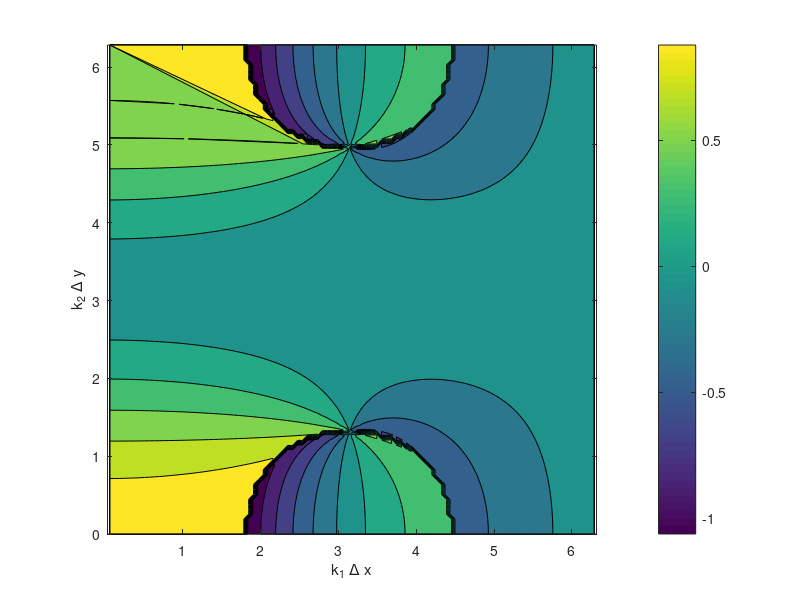
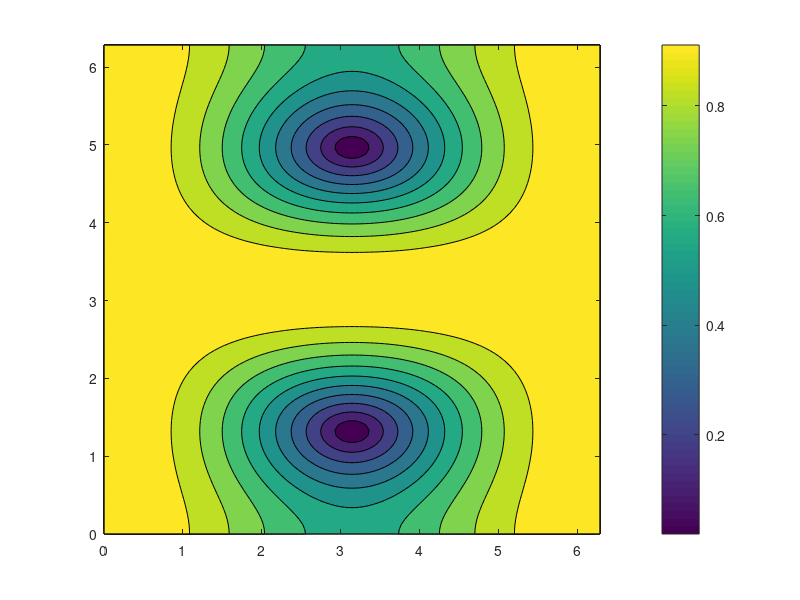
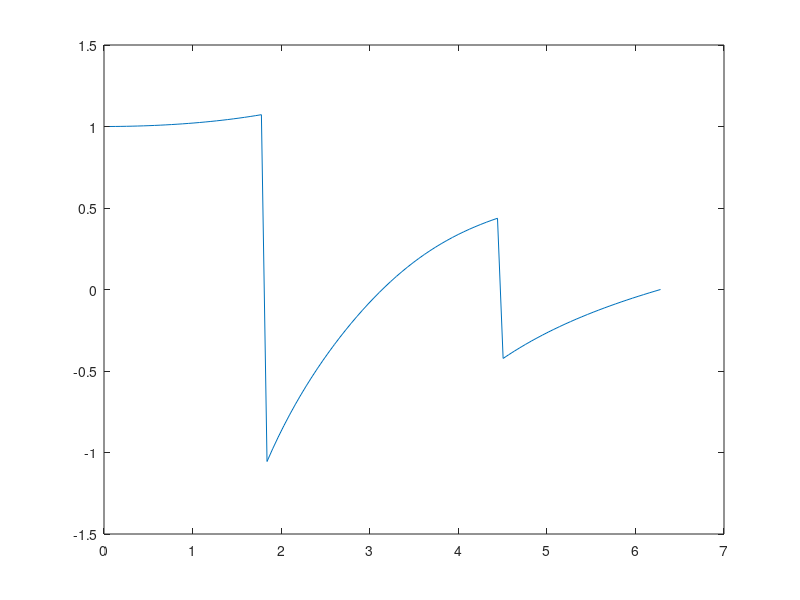

MATLAB code for these plots, in order:
N = 100;

%cfl number
nux = 0.8;

kx = linspace(0,2*pi,N);
ky = linspace(0,2*pi,N);

[KX,KY]=meshgrid(kx,ky);
A1 = (1 - 2 * nux * cos(0.5*KY).^2 .* sin(0.5*KX).^2 );
B1 = -nux * cos(0.5*KY).^2 .* sin(KX);
A  = A1 ./ abs(A1 + i*B1);
B  = B1 ./ abs(A1 + i*B1);
disperr = -1./(nux*KX) .* atan(B./A) ;
contourf(KX,KY,disperr)
xlabel('k_1 \Delta x')
ylabel('k_2 \Delta y')
axis equal
axis tight
colorbar

figure(2)
contourf(KX,KY,abs(A1+i*B1))
colorbar

A1 = (1 - 2 * nux * sin(0.5*kx).^2);
B1 = -nux * sin(kx) ;
A  = A1 ./ abs(A1 + i*B1);
B  = B1 ./ abs(A1 + i*B1);
disperr = -1./(nux*kx) .* atan(B./A) ;
figure(3)
plot(kx, disperr)
